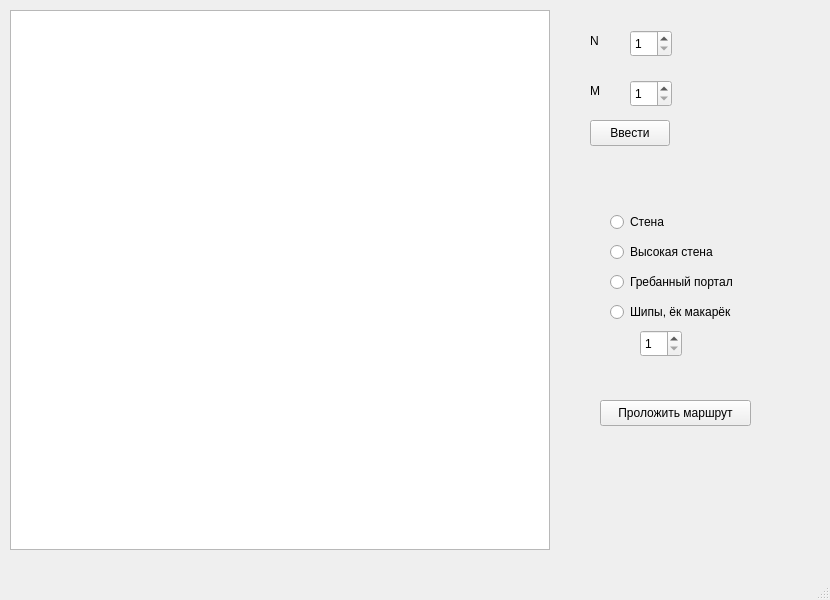
<?xml version="1.0" encoding="UTF-8"?>
<ui version="4.0">
 <class>MainWindow</class>
 <widget class="QMainWindow" name="MainWindow">
  <property name="geometry">
   <rect>
    <x>0</x>
    <y>0</y>
    <width>830</width>
    <height>600</height>
   </rect>
  </property>
  <property name="windowTitle">
   <string>MainWindow</string>
  </property>
  <widget class="QWidget" name="centralwidget">
   <widget class="QPushButton" name="pb_enter">
    <property name="geometry">
     <rect>
      <x>590</x>
      <y>120</y>
      <width>80</width>
      <height>26</height>
     </rect>
    </property>
    <property name="text">
     <string>Ввести</string>
    </property>
   </widget>
   <widget class="QPushButton" name="pb_map">
    <property name="geometry">
     <rect>
      <x>600</x>
      <y>400</y>
      <width>151</width>
      <height>26</height>
     </rect>
    </property>
    <property name="text">
     <string>Проложить маршрут</string>
    </property>
   </widget>
   <widget class="QSpinBox" name="sb_n">
    <property name="geometry">
     <rect>
      <x>630</x>
      <y>30</y>
      <width>42</width>
      <height>27</height>
     </rect>
    </property>
    <property name="minimum">
     <number>1</number>
    </property>
   </widget>
   <widget class="QSpinBox" name="sb_m">
    <property name="geometry">
     <rect>
      <x>630</x>
      <y>80</y>
      <width>42</width>
      <height>27</height>
     </rect>
    </property>
    <property name="minimum">
     <number>1</number>
    </property>
   </widget>
   <widget class="QLabel" name="label">
    <property name="geometry">
     <rect>
      <x>590</x>
      <y>30</y>
      <width>21</width>
      <height>21</height>
     </rect>
    </property>
    <property name="text">
     <string>N</string>
    </property>
   </widget>
   <widget class="QLabel" name="label_2">
    <property name="geometry">
     <rect>
      <x>590</x>
      <y>80</y>
      <width>21</width>
      <height>21</height>
     </rect>
    </property>
    <property name="text">
     <string>M</string>
    </property>
   </widget>
   <widget class="QRadioButton" name="rb_wall">
    <property name="geometry">
     <rect>
      <x>610</x>
      <y>210</y>
      <width>102</width>
      <height>24</height>
     </rect>
    </property>
    <property name="text">
     <string>Стена</string>
    </property>
   </widget>
   <widget class="QRadioButton" name="rb_portal">
    <property name="geometry">
     <rect>
      <x>610</x>
      <y>270</y>
      <width>151</width>
      <height>24</height>
     </rect>
    </property>
    <property name="text">
     <string>Гребанный портал</string>
    </property>
   </widget>
   <widget class="QRadioButton" name="rb_hwall">
    <property name="geometry">
     <rect>
      <x>610</x>
      <y>240</y>
      <width>141</width>
      <height>24</height>
     </rect>
    </property>
    <property name="text">
     <string>Высокая стена</string>
    </property>
   </widget>
   <widget class="QGraphicsView" name="grap">
    <property name="geometry">
     <rect>
      <x>10</x>
      <y>10</y>
      <width>540</width>
      <height>540</height>
     </rect>
    </property>
    <property name="verticalScrollBarPolicy">
     <enum>Qt::ScrollBarAsNeeded</enum>
    </property>
    <property name="horizontalScrollBarPolicy">
     <enum>Qt::ScrollBarAsNeeded</enum>
    </property>
   </widget>
   <widget class="QRadioButton" name="rb_trap">
    <property name="geometry">
     <rect>
      <x>610</x>
      <y>300</y>
      <width>151</width>
      <height>24</height>
     </rect>
    </property>
    <property name="text">
     <string>Шипы, ёк макарёк</string>
    </property>
   </widget>
   <widget class="QSpinBox" name="sb_trap">
    <property name="geometry">
     <rect>
      <x>640</x>
      <y>330</y>
      <width>42</width>
      <height>27</height>
     </rect>
    </property>
    <property name="minimum">
     <number>1</number>
    </property>
   </widget>
  </widget>
  <widget class="QMenuBar" name="menubar">
   <property name="geometry">
    <rect>
     <x>0</x>
     <y>0</y>
     <width>830</width>
     <height>23</height>
    </rect>
   </property>
  </widget>
  <widget class="QStatusBar" name="statusbar"/>
 </widget>
 <resources/>
 <connections/>
</ui>
